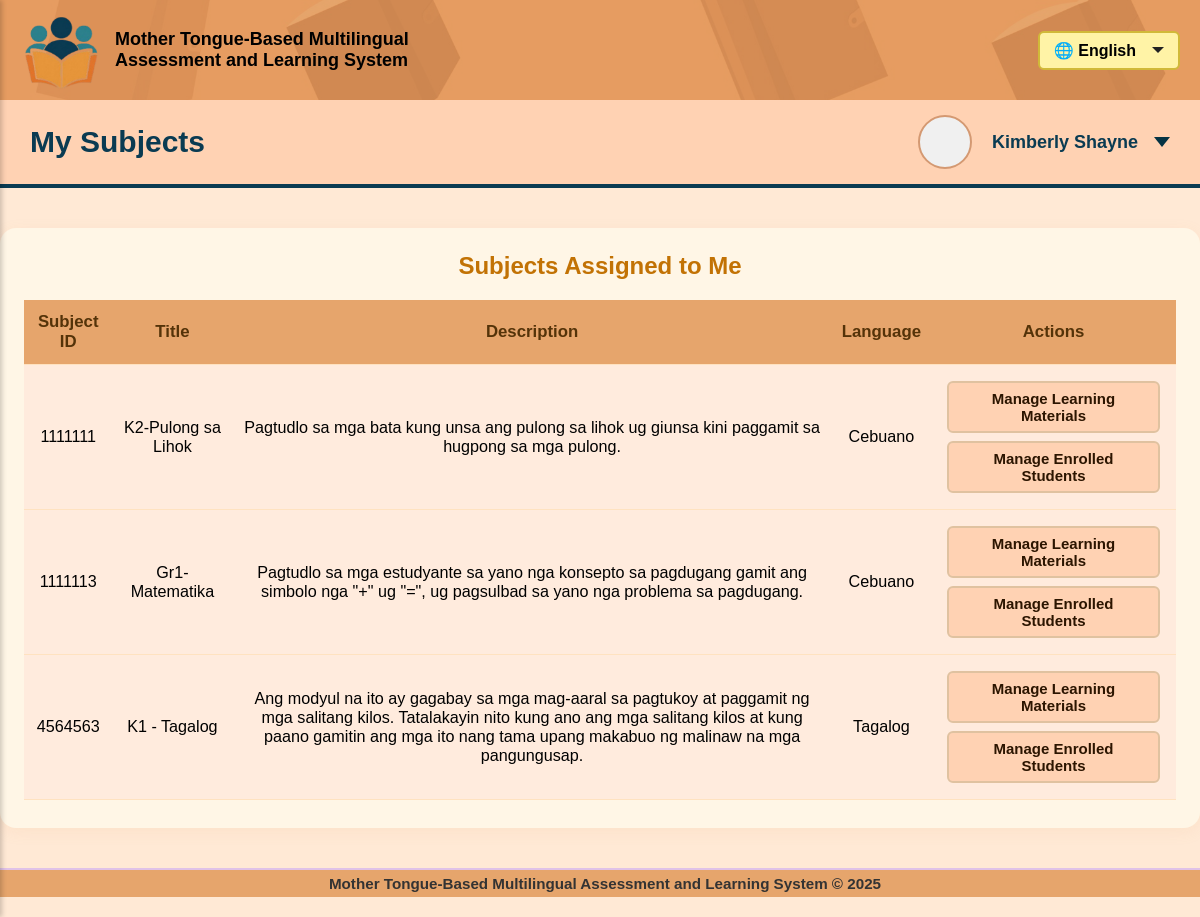
Screenshot of /educator/educator_view_subjects.php (signed in) with the database file from the repository.
### tables this page shows
CREATE TABLE `subject` (
  `subjectRefNo` int(10) UNSIGNED NOT NULL,
  `subjectIdNo` int(7) UNSIGNED NOT NULL,
  `subjTitle` varchar(155) NOT NULL,
  `subjDescription` text NOT NULL,
  `mtLanguage` varchar(30) NOT NULL,
  `adminCreator` int(6) UNSIGNED NOT NULL,
  `assignedEducator` int(10) UNSIGNED DEFAULT NULL,
  `schoolIdNo` int(6) UNSIGNED NOT NULL
);

### educator/educator_view_subjects.php (the view, shortened to what this page needs)
<?php
require_once '../sql/db_connect.php';
$educatorRefNo = $_SESSION['accRefNo'];
$subjects = [];
$sql = "SELECT subjectRefNo, subjectIdNo, subjTitle, subjDescription, mtLanguage
        FROM subject
        WHERE assignedEducator = ?
        ORDER BY subjectIdNo ASC";
if ($stmt = $conn->prepare($sql)) {
    $stmt->bind_param("i", $educatorRefNo);
    $stmt->execute();
    $stmt->bind_result($subjectRefNo, $subjectIdNo, $subjTitle, $subjDescription, $mtLanguage);
    while ($stmt->fetch()) {
        $subjects[] = [
            'subjectRefNo'   => $subjectRefNo,
            'subjectIdNo'    => $subjectIdNo,
            'subjTitle'      => $subjTitle,
            'subjDescription'=> $subjDescription,
            'mtLanguage'     => $mtLanguage,
        ];
    }
}
?>
<!DOCTYPE html>
<html lang="en">
<head>
    <link rel="stylesheet" href="../style/welcome_educator-style.css">
</head>
<body>
<button onclick="toggleSidebar()" class="toggle-btn" style="cursor: pointer;"></button>
<div class="main-content">
    <div class="topbar">
        <div class="left">
            <div class="logo-topbar" onclick="toggleSidebar()">
                <img src="../images/MTB-MAL_logo-alt.png" alt="MTB-MAL Logo">
            </div>
            <div class="system-title">
                Mother Tongue-Based Multilingual Assessment and Learning System
            </div>
        </div>
        <div class="right">
            <div class="language-selector" onclick="toggleDropdown1()">
                <div class="language">🌐 English</div>
                <div id="dropdown-arrow1" class="dropdown-arrow1 down"></div>
            </div>
        </div>
    </div>
    <div class="second-bar">
        <span>My Subjects</span>
        <div class="profile-container" onclick="toggleDropdown2()">
            <div class="profile-circle"></div>
            <span style="font-size:18px; font-weight:bold; margin-left:10px;">
                <?php echo isset($_SESSION['firstName']) ? htmlspecialchars($_SESSION['firstName']) : "Educator"; ?>
            </span>
            <div id="dropdown-arrow2" class="dropdown-arrow2 down"></div>
        </div>
    </div>
    <div class="subjects-table-container">
        <h2 style="text-align:center; color:#c27204;">Subjects Assigned to Me</h2>
        <?php if (count($subjects) > 0): ?>
        <table class="subjects-table">
            <thead>
                <tr>
                    <th>Subject ID</th>
                    <th>Title</th>
                    <th>Description</th>
                    <th>Language</th>
                    <th>Actions</th>
                </tr>
            </thead>
            <tbody>
            <?php foreach ($subjects as $subj): ?>
                <tr>
                    <td><?php echo htmlspecialchars($subj['subjectIdNo']); ?></td>
                    <td><?php echo htmlspecialchars($subj['subjTitle']); ?></td>
                    <td><?php echo htmlspecialchars($subj['subjDescription']); ?></td>
                    <td><?php echo htmlspecialchars($subj['mtLanguage']); ?></td>
                    <td>
                        <a href="material_options.php?subjectRefNo=<?php echo urlencode($subj['subjectRefNo']); ?>" class="action-btn">Manage Learning Materials</a>
                        <a href="educator_manage_student_records.php?subjectRefNo=<?php echo urlencode($subj['subjectRefNo']); ?>" class="action-btn">Manage Enrolled Students</a>
                    </td>
                </tr>
            <?php endforeach; ?>
            </tbody>
        </table>
        <?php else: ?>
            <div class="no-subjects">No subjects assigned yet.</div>
        <?php endif; ?>
    </div>
    <footer class="footer">
        Mother Tongue-Based Multilingual Assessment and Learning System © 2025
    </footer>
</div>
</body>
</html>

### style/welcome_educator-style.css (style rules this page uses)
body { font-family: Arial, sans-serif; background-color: #FFE9D5; margin: 0; }
.topbar { position: relative; background-color: #E6A56C; display: flex; justify-content: space-between; align-items: center; padding: 10px 20px; overflow: hidden; }
.topbar::before { content: ""; position: absolute; top: 0; left: 0; right: 0; bottom: 0; background-image: url('../images/book_bg.jpg'); background-size: cover; background-position: center; opacity: 0.3; z-index: 0; }
.topbar > * { position: relative; z-index: 1; }
.topbar .left { display: flex; align-items: center; gap: 15px; }
.logo-topbar { width: 80px; height: 80px; display: flex; align-items: center; justify-content: center; font-weight: bold; cursor: pointer; }
.logo-topbar img { height: 80px; width: auto; transition: all 0.3s ease; cursor: pointer; }
.system-title { font-size: 18px; font-weight: bold; max-width: 300px; }
.topbar .right { display: flex; align-items: center; gap: 10px; }
.language-selector { display: flex; align-items: center; gap: 10px; padding: 8px 14px; background-color: #fff3a6; border: 2px solid #d1b939; border-radius: 6px; cursor: pointer; font-weight: bold; transition: background 0.2s ease; }
.dropdown-arrow1 { width: 0; height: 0; border-left: 6px solid transparent; border-right: 6px solid transparent; margin-left: 6px; }
.dropdown-arrow1.down { border-top: 6px solid #222; }
.second-bar { background-color: #FFD2B3; padding: 15px 30px; display: flex; align-items: center; justify-content: space-between; font-size: 30px; font-weight: bold; color: #0A3B52; border-bottom: 4px solid #0A3B52; }
.profile-container { display: flex; align-items: center; gap: 10px; cursor: pointer; position: relative; }
.profile-circle { width: 50px; height: 50px; background-color: #f0f0f0; border: 2px solid #d49972; border-radius: 50%; }
.dropdown-arrow2 { width: 0; height: 0; border-left: 8px solid transparent; border-right: 8px solid transparent; margin-left: 6px; }
.dropdown-arrow2.down { border-top: 10px solid #043344; }
a { text-decoration: none; color: inherit; }
.toggle-btn { position: absolute; top: 10px; left: 10px; font-size: 1.5rem; background: none; border: none; cursor: pointer; }
.footer { width: 100%; text-align: center; padding: 5px; background-color: #E6A56C; color: #333; font-weight: bold; font-size: 0.95em; margin-top: 40px; border-top: 2px solid #e0c2e7; margin-bottom: 20px; }

### educator/educator_view_subjects.php (style rules this page uses)
.subjects-table-container { max-width: 1350px; margin: 40px auto 0 auto; background: #fff6e6; border-radius: 16px; box-shadow: 0 4px 15px rgba(230, 165, 108, 0.10); padding: 32px 24px 28px 24px; }
.subjects-table-container h2 { margin-top: -8px }
.subjects-table { width: 100%; border-collapse: collapse; background: none; }
.subjects-table th, .subjects-table td { padding: 12px 10px; text-align: center; }
.subjects-table th { background: #E6A56C; color: #543309; font-size: 1.05em; }
.subjects-table tr { border-bottom: 1px solid #ffe2c0; }
.subjects-table td { background: #ffebdd; font-size: 1.01em; }
.action-btn { margin: 4px 6px; padding: 7px 18px; border-radius: 6px; font-size: 15px; font-weight: bold; background: #FFD2B3; color: #2c1500; border: 2px solid #e0c2a0; cursor: pointer; transition: background 0.19s; text-decoration: none; display: inline-block; }

### rows the page displays
subject: subjectIdNo "1111111", subjTitle "K2-Pulong sa Lihok", subjDescription "Pagtudlo sa mga bata kung unsa ang pulong sa lihok ug giunsa kini paggamit sa hugpong sa mga pulong.", mtLanguage "Cebuano"
subject: subjectIdNo "1111113", subjTitle "Gr1-Matematika", subjDescription "Pagtudlo sa mga estudyante sa yano nga konsepto sa pagdugang gamit ang simbolo nga \"+\" ug \"=\", ug pagsulbad sa yano nga problema sa pagdugang.", mtLanguage "Cebuano"
subject: subjectIdNo "4564563", subjTitle "K1 - Tagalog", subjDescription "Ang modyul na ito ay gagabay sa mga mag-aaral sa pagtukoy at paggamit ng mga salitang kilos. Tatalakayin nito kung ano ang mga salitang kilos at kung paano gamitin ang mga ito nang tama upang makabuo ng malinaw na mga pangungusap.", mtLanguage "Tagalog"

### other values shown
$_SESSION['firstName'] "Kimberly Shayne"
